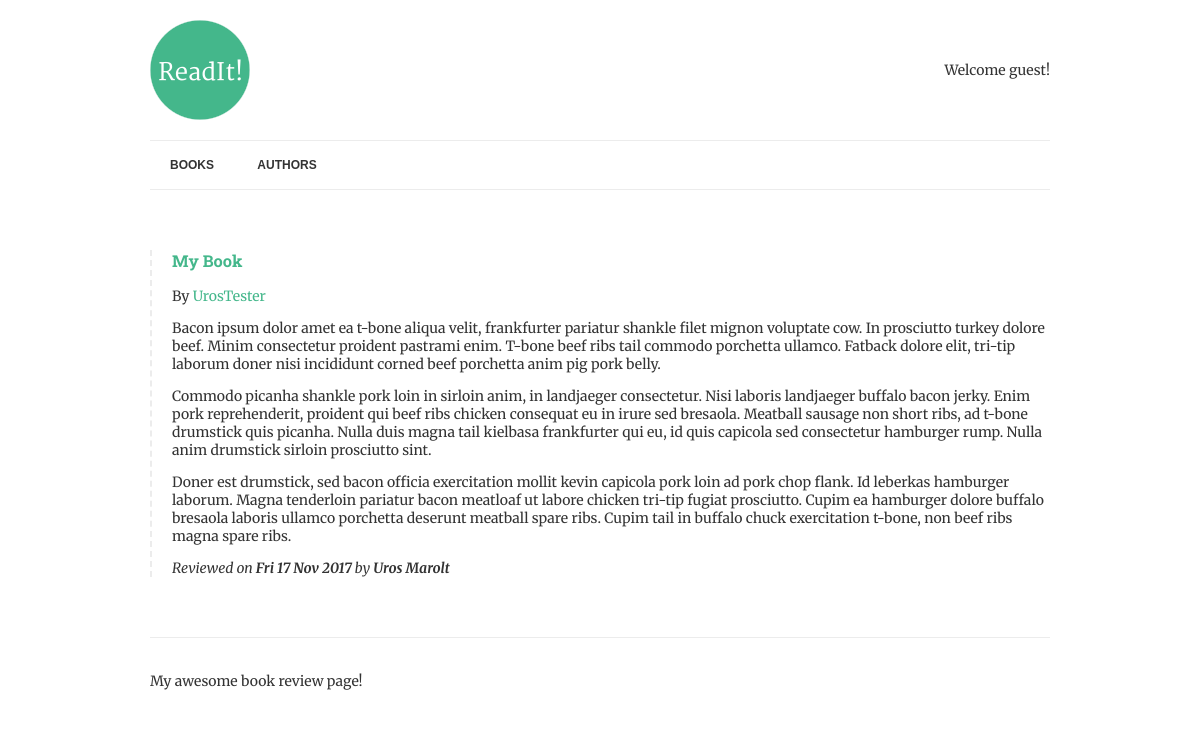
Screenshot of /book/1/ with the database file from the repository.
### books/models.py (models this page shows, shortened)
class Book(models.Model):
    title = models.CharField(max_length=150)
    authors = models.ManyToManyField("Author", related_name="books")
    review = models.TextField(blank=True, null=True)
    reviewed_by = models.ForeignKey(User, blank=True, null=True, related_name="reviews")
    date_reviewed = models.DateTimeField(blank=True, null=True)
    is_favourite = models.BooleanField(default=False, verbose_name="Favourite?")

class Author(models.Model):
    name = models.CharField(max_length=70, help_text="Use alias not real name", unique=True)

### books/views.py (the view)
# urls.py: url(r'^book/(?P<pk>[-\w]+)/$', BookDetail.as_view(), name="book-detail"),
class BookDetail(DetailView):
    model = Book
    template_name = "book.html"

### books/templates/book.html
{% extends "base.html" %}
{% block content %}
    {% if book.review %}
        {% include "book-detail.html" %}
    {% endif %}
{% endblock %}

### books/templates/book-detail.html (shortened to what this page needs)
<div class="book">
    <h3><a href="{% url 'book-detail' book.pk %}">{{ book.title }}</a></h3>
    <p>By {% for author in book.authors.all %}<a href="{% url 'author-detail' author.pk %}">{{ author.name }}</a>{% endfor %}</p>
    <p>{{ book.review|linebreaks }}</p>
    <p class="meta">
        Reviewed on <strong>{{ book.date_reviewed|date:"D d M Y"}}</strong>
        {% if book.reviewed_by %}
            by <strong>{{ book.reviewed_by.get_full_name|default:book.reviewed_by.username }}</strong>
        {% endif %}
    </p>
</div>

### readit/static/css/style.css (style rules this page uses)
p.meta { font-style: italic; }
.book { border-left: 2px dashed #ececec; padding-left: 20px; margin: 40px 0; }
body { font-family: 'Merriweather', serif; color: #333; font-size: 14px; }
h1, h2, h3, h4, h5, h6 { font-family: 'Roboto Slab', serif; }
a { color: #44B78B; text-decoration: none; }

### rows the page displays
Book: title "My Book", review "Bacon ipsum dolor amet ea t-bone aliqua velit, frankfurter pariatur shankle filet mignon voluptate cow. In prosciutto turkey dolore beef. Minim consectetur proident pastrami enim. T-bone beef ribs tail commodo porchetta ullamco. Fatback dolore elit, tri-tip laborum doner nisi incididunt corned beef porchetta anim pig pork belly. Commodo picanha shankle pork loin in sirloin anim, in landjaeger consectetur. Nisi laboris landjaeger buffalo bacon jerky. Enim pork reprehenderit, proident qui beef ribs chicken consequat eu in irure sed bresaola. Meatball sausage non short ribs, ad t-bone drumstick quis picanha. Nulla duis magna tail kielbasa frankfurter qui eu, id quis capicola sed consectetur…", date_reviewed "Fri 17 Nov 2017", reviewed_by.get_full_name "Uros Marolt"
Author: name "Uros"
Author: name "Tester"
